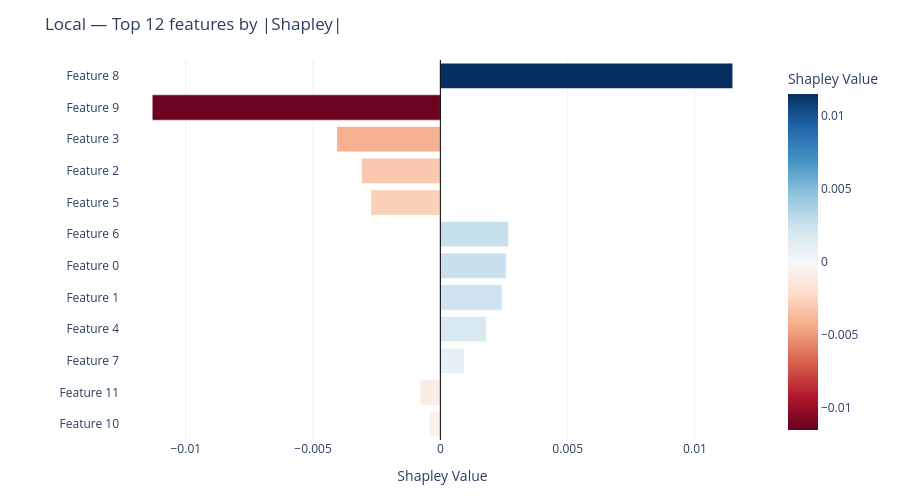

The notebook cell this image was saved under:
### Markdown cell above
Top-K features (bar chart, local)

### Code cell
TOPK = 12  # change as you like

df_ft = timeshap_local_ft_df.copy()
df_ft["abs"] = df_ft["Shapley Value"].abs()
top_ft = df_ft.nlargest(TOPK, "abs").sort_values("abs")

fig = px.bar(
    top_ft,
    x="Shapley Value",
    y=top_ft["Feature"].astype(str),
    orientation="h",
    color="Shapley Value",
    color_continuous_scale="RdBu",
    range_color=[-top_ft["abs"].max(), top_ft["abs"].max()],
    hover_data={"abs": True, "Shapley Value": ":.6f", "Feature": True},
    title=f"Local — Top {TOPK} features by |Shapley|",
)
fig.update_layout(yaxis_title="", xaxis_title="Shapley Value", template="plotly_white", height=500, margin=dict(l=120,r=40,t=60,b=60))
fig.add_vline(x=0, line_width=1, line_color="black")
fig.show()

### Figure 1 — Plotly figure (JSON) as saved in the notebook; plotly's stock layout.template omitted (floating-point values rounded to 4 significant figures)
{"data": [{"customdata": [[0.0004264], [0.0007955], [0.0009484], [0.001804], [0.002423], [0.002587], [0.00267], [0.002729], [0.003097], [0.004064], [0.01132], [0.01148]], "hovertemplate": "Shapley Value=%{marker.color:.6f}<br>Feature=%{y}<br>abs=%{customdata[0]}<extra></extra>", "legendgroup": "", "marker": {"color": [-0.0004264, -0.0007955, 0.0009484, 0.001804, 0.002423, 0.002587, 0.00267, -0.002729, -0.003097, -0.004064, -0.01132, 0.01148], "coloraxis": "coloraxis", "pattern": {"shape": ""}}, "name": "", "orientation": "h", "showlegend": false, "textposition": "auto", "type": "bar", "x": [-0.0004264, -0.0007955, 0.0009484, 0.001804, 0.002423, 0.002587, 0.00267, -0.002729, -0.003097, -0.004064, -0.01132, 0.01148], "xaxis": "x", "y": ["Feature 10", "Feature 11", "Feature 7", "Feature 4", "Feature 1", "Feature 0", "Feature 6", "Feature 5", "Feature 2", "Feature 3", "Feature 9", "Feature 8"], "yaxis": "y"}], "layout": {"barmode": "relative", "coloraxis": {"cmax": 0.01148, "cmin": -0.01148, "colorbar": {"title": {"text": "Shapley Value"}}, "colorscale": [[0, "rgb(103,0,31)"], [0.1, "rgb(178,24,43)"], [0.2, "rgb(214,96,77)"], [0.3, "rgb(244,165,130)"], [0.4, "rgb(253,219,199)"], [0.5, "rgb(247,247,247)"], [0.6, "rgb(209,229,240)"], [0.7, "rgb(146,197,222)"], [0.8, "rgb(67,147,195)"], [0.9, "rgb(33,102,172)"], [1, "rgb(5,48,97)"]]}, "height": 500, "legend": {"tracegroupgap": 0}, "margin": {"b": 60, "l": 120, "r": 40, "t": 60}, "shapes": [{"line": {"color": "black", "width": 1}, "type": "line", "x0": 0, "x1": 0, "xref": "x", "y0": 0, "y1": 1, "yref": "y domain"}], "title": {"text": "Local — Top 12 features by |Shapley|"}, "xaxis": {"anchor": "y", "domain": [0, 1], "title": {"text": "Shapley Value"}}, "yaxis": {"anchor": "x", "domain": [0, 1], "title": {"text": ""}}}}
